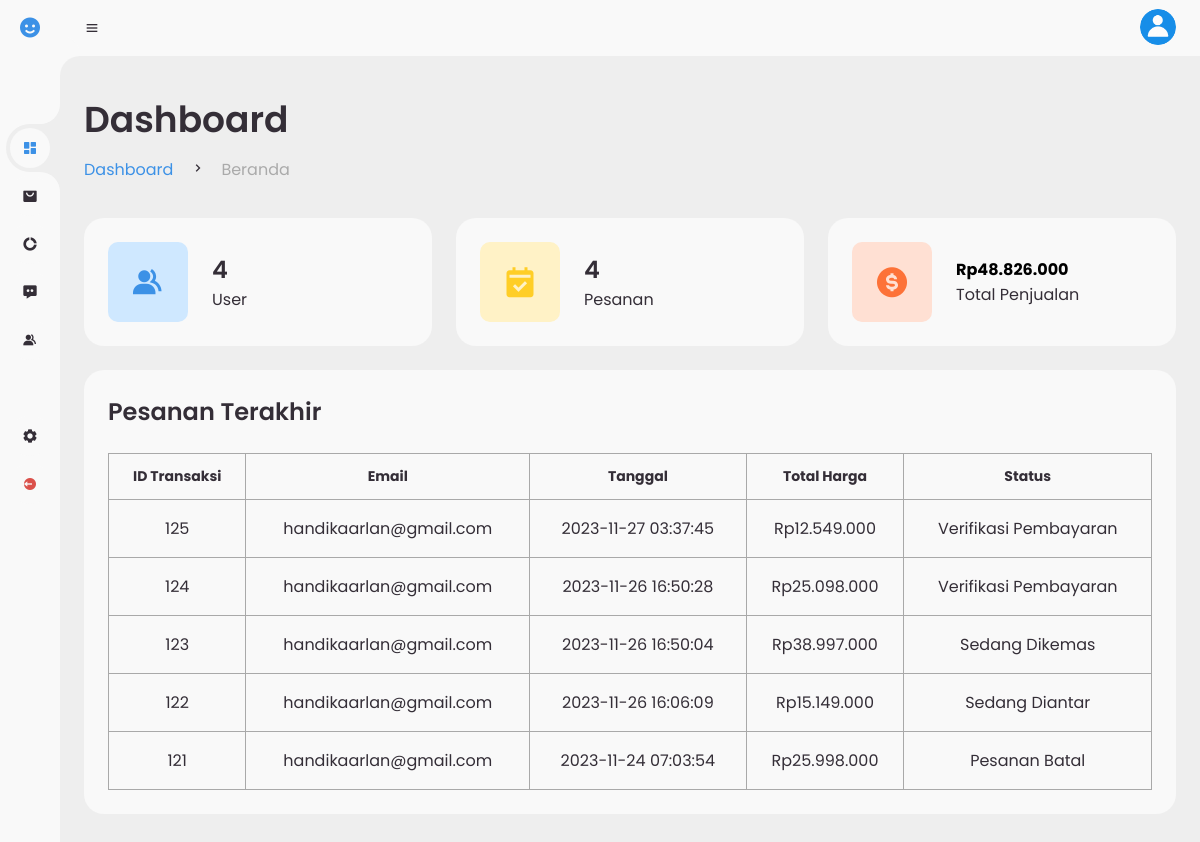
The page /admin/index.php (signed in) on the database its author committed.
### tables this page shows
CREATE TABLE `transaksi` (
  `id_transaksi` int(100) NOT NULL,
  `nama_produk` varchar(40) NOT NULL,
  `harga` int(30) NOT NULL,
  `total_produk` int(255) NOT NULL,
  `ongkir` int(20) NOT NULL,
  `total_harga` int(30) NOT NULL,
  `tanggal` timestamp NOT NULL DEFAULT current_timestamp(),
  `email` varchar(255) NOT NULL,
  `status` varchar(50) NOT NULL DEFAULT 'Verifikasi Pembayaran',
  `no_resi` varchar(40) NOT NULL,
  `bukti` varchar(255) NOT NULL
);

### admin/index.php (the view, shortened to what this page needs)
<?php
require_once("../config/koneksi.php");
if(isset($_SESSION['valdi'])) {
	$get_user = "SELECT * FROM user";
	$run_user = mysqli_query($koneksi,$get_user);
	$count_user = mysqli_num_rows($run_user);
	$get_transaksi = "SELECT * FROM transaksi WHERE status = 'Pesanan Berhasil'";
	$run_transaksi = mysqli_query($koneksi,$get_transaksi);
	$count_transaksi = mysqli_num_rows($run_transaksi);
	$get_total_earnings = "SELECT SUM(total_harga) as Total FROM transaksi WHERE status = 'Pesanan Berhasil'";
	$run_total_earnings = mysqli_query($koneksi, $get_total_earnings);
	$row = mysqli_fetch_assoc($run_total_earnings);
	$count_total_earnings = $row['Total'];
?>
<!DOCTYPE html>
<html lang="id">
<head>
	<link href='https://unpkg.com/boxicons@2.0.9/css/boxicons.min.css' rel='stylesheet'>
	<link rel="stylesheet" href="assets/css/style.css">
</head>
<body>
	<section id="sidebar" class="hide">
		<a href="index.php" class="brand">
			<i class='bx bxs-smile'></i>
		</a>
		<ul class="side-menu top">
			<li class="active">
				<a href="index.php">
					<i class='bx bxs-dashboard' ></i>
				</a>
			</li>
			<li>
				<a href="produk.php">
					<i class='bx bxs-shopping-bag-alt' ></i>
				</a>
			</li>
			<li>
				<a href="transaksi.php">
					<i class='bx bxs-doughnut-chart' ></i>
				</a>
			</li>
			<li>
				<a href="pesan.php">
					<i class='bx bxs-message-dots' ></i>
				</a>
			</li>
			<li>
				<a href="user.php">
					<i class='bx bxs-group' ></i>
				</a>
			</li>
		</ul>
		<ul class="side-menu">
			<li>
				<a href="pengaturan.php">
					<i class='bx bxs-cog' ></i>
				</a>
			</li>
			<li>
				<a href="logout.php" class="logout">
					<i class='bx bxs-log-out-circle' ></i>
				</a>
			</li>
		</ul>
	</section>
	<section id="content">
		<nav>
			<i class='bx bx-menu' ></i>
			<a href="pengaturan.php" class="profile">
				<img src="assets/img/people.png">
			</a>
		</nav>
		<main>
			<div class="head-title">
				<div class="left">
					<h1>Dashboard</h1>
					<ul class="breadcrumb">
						<li>
							<a class="active" href="index.php">Dashboard</a>
						</li>
						<li><i class='bx bx-chevron-right' ></i></li>
						<li>
							<a>Beranda</a>
						</li>
					</ul>
				</div>
			</div>
			<ul class="box-info">
				<li>
					<a  href="user.php"  class='bx bxs-group' ></a>
					<span class="text">
						<h3><?php echo $count_user; ?></h3>
						<p>User</p>
					</span>
				</li>
				<li>
					<a href="transaksi.php" class='bx bxs-calendar-check' ></a>
					<span class="text">
						<h3><?php echo $count_transaksi; ?></h3>
						<p>Pesanan</p>
					</span>
				</li>
				<li>
					<a  href="transaksi.php"  class='bx bxs-dollar-circle' ></a>
					<span class="text">
						<h4>Rp<?php echo number_format ($count_total_earnings, 0, ',', '.') ?></h4>
						<p>Total Penjualan</p>
					</span>
				</li>
			</ul>
			<div class="table-data">
				<div class="order">
					<div class="head">
						<h3>Pesanan Terakhir</h3>
					</div>
					<table>
					<thead>
							<tr>
								<th>ID Transaksi</th>
								<th>Email</th>
								<th>Tanggal</th>
								<th>Total Harga</th>
								<th>Status</th>
							</tr>
						</thead>
						<tbody>
							<tr>
							<?php
								$result = $koneksi->query('SELECT * FROM transaksi ORDER BY tanggal DESC LIMIT 5');
								if($result){
									while($obj = $result->fetch_object()) {
									?>
								<td><?php echo $obj->id_transaksi?></td>
								<td><?php echo $obj->email?></td>
								<td><?php echo $obj->tanggal?></td>
								<td>Rp<?php echo number_format ($obj->total_harga, 0, ',', '.');?></td>
								<td><?php echo $obj->status?></td>
							</tr>
						</tbody>
						<?php
							}
						}?>
					</table>
				</div>
			</div>
		</main>
	</section>
</body>
</html>
<?php
}
else {
	header("location:login.php");
}

### rows shown on the page
transaksi: id_transaksi "125", email "handikaarlan@gmail.com", tanggal "2023-11-27 03:37:45", total_harga "12.549.000", status "Verifikasi Pembayaran"
transaksi: id_transaksi "124", email "handikaarlan@gmail.com", tanggal "2023-11-26 16:50:28", total_harga "25.098.000", status "Verifikasi Pembayaran"
transaksi: id_transaksi "123", email "handikaarlan@gmail.com", tanggal "2023-11-26 16:50:04", total_harga "38.997.000", status "Sedang Dikemas"
transaksi: id_transaksi "122", email "handikaarlan@gmail.com", tanggal "2023-11-26 16:06:09", total_harga "15.149.000", status "Sedang Diantar"
transaksi: id_transaksi "121", email "handikaarlan@gmail.com", tanggal "2023-11-24 07:03:54", total_harga "25.998.000", status "Pesanan Batal"

### other values the page prints
$count_user "4"
$count_transaksi "4"
$count_total_earnings "48.826.000"
